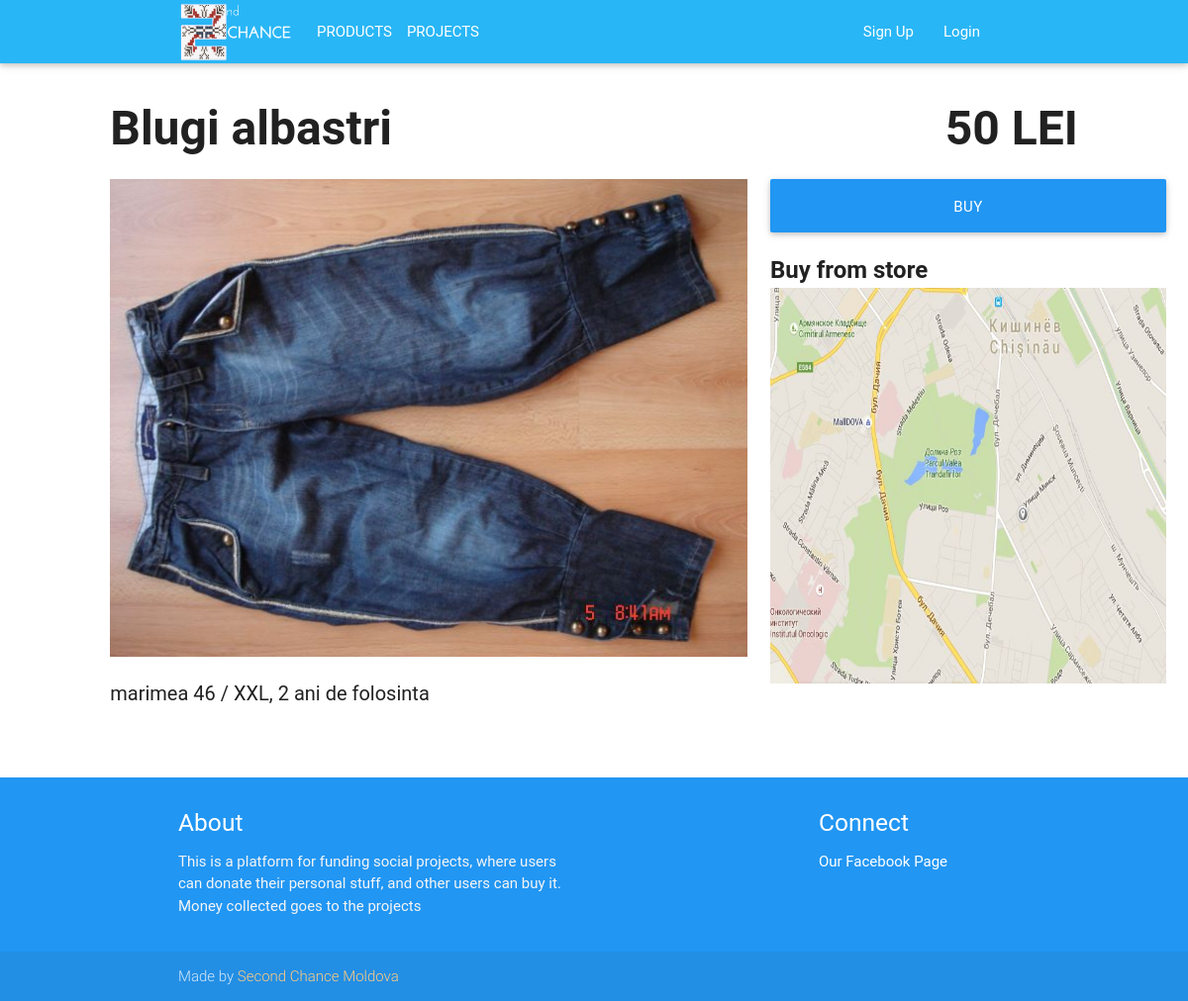
/product/id/1, run on the app's committed database.
### tables this page shows
CREATE TABLE IF NOT EXISTS `product` (
`productID` int(11) NOT NULL,
  `title` varchar(256) NOT NULL,
  `category` varchar(256) NOT NULL,
  `description` text NOT NULL,
  `donorID` int(11) NOT NULL,
  `price` int(11) NOT NULL,
  `image` varchar(255) NOT NULL
);

### application/controllers/Product.php (called while the page is built, shortened)
<?php
class Product extends CI_Controller {
    function __construct()
    {
        $this->load->helper('form');
        $this->load->library('form_validation');
        $this->load->library('session');
        $this->load->model('login_database');
    }
    public function id($id, $type = 'default')
    {
        $this->load->database();
        $product = $this->db->where('productID', $id)->get('product')->row();
        $message = '';
        $data = array(
            'product' => $product,
            'message' => $message
        );
        $this->load->view('header');
        $this->load->view('product', $data);
        $this->load->view('footer');
    }
}

### index.php (called while the page is built, shortened)
<?php
require_once BASEPATH.'core/CodeIgniter.php';

### application/views/product.php (the view)
<div class="container_base">
    <div class="section">
        <div class="row">
            <p class="col s12"><span id="details_title"><?= $product->title ?></span><span id="details_title" style="position: relative; float: right;"><?= $product->price ?> LEI</span></p>
            <div class="col s8">
                <img class="img_landscape" src="/assets/img/products/<?= $product->image ?>" />
                <p><span id="details_text"><?= $product->description ?></span></p>
            </div>
            <div class="col s3 ">
                <a class="waves-effect waves-light btn-large row blue white-text text-darken-4" id="details_btn" style="width:400px" href="/product/id/<?= $product->productID ?>/sold">BUY</a>
                <div id="gmap">
                    <span id="details_percentage">Buy from store</span>
                    <img src="/assets/img/map.jpg" style="width:400px;height:400px;" />
                </div>
            </div>
        </div>
    </div>
</div>

### assets/style/style.css (style rules this page uses)
.container_base { margin-left: 100px; margin-right: 100px; }
.img_landscape { width: 100%; z-index: 0; }
#details_title { font-size: 48px; font-weight: bold; }
#details_text { font-size: 20px; }
#details_percentage { font-size: 24px; font-weight: bold; }
a { color: black; }

### data on the page
product: title "Blugi albastri", price "50", image (picture), description "marimea 46 / XXL, 2 ani de folosinta"
